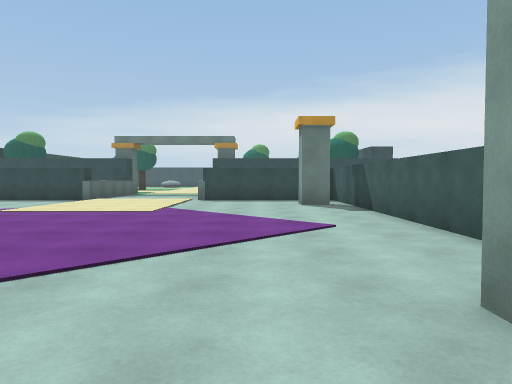
[1] (above)

20 first-person views from a walk through a Unity game level. The camera is 1.3 m above the floor, tilts 2° down and sees 70° across. The floor is counted in squares, 2 m on a side. Each view is taken from the middle of a square. On the plan, view 1 faces up. The plan holds only what a view shows up to about 11 squares ahead; the rest is blank.

[2]
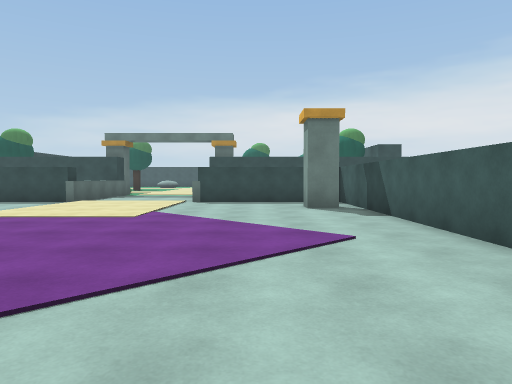

[3]
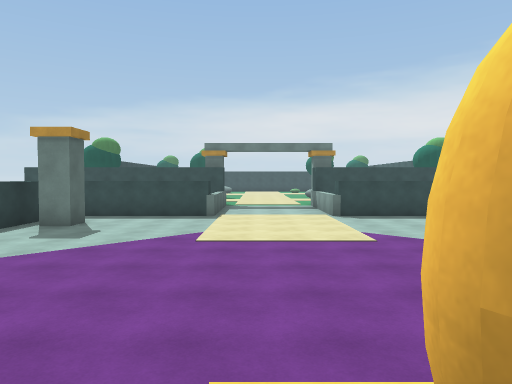

[4]
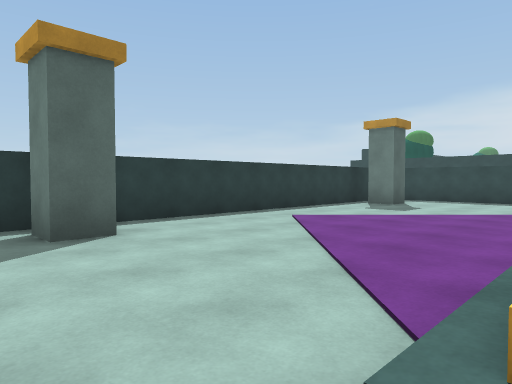

[5]
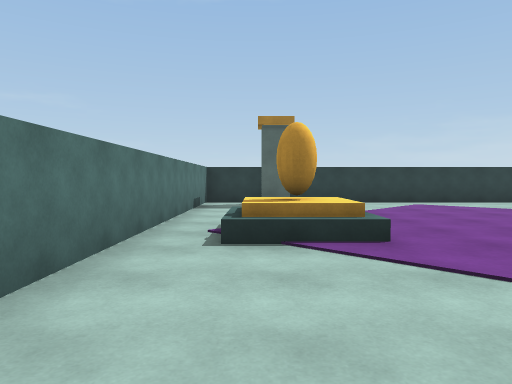

[6]
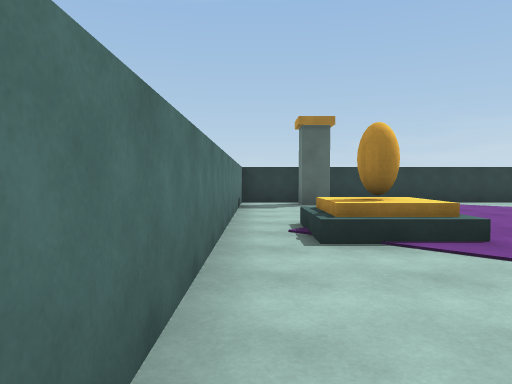

[7]
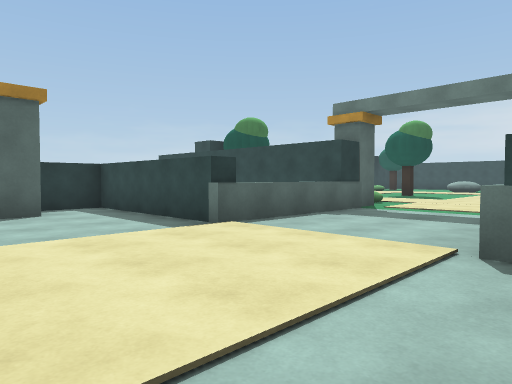

[8]
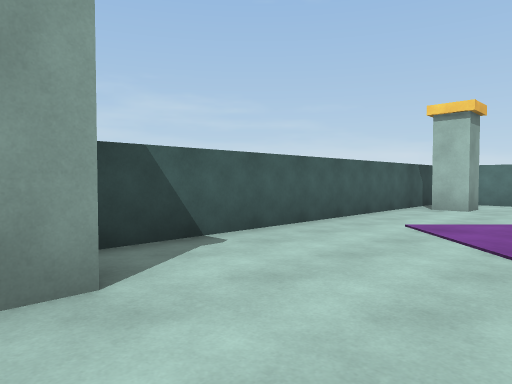

[9]
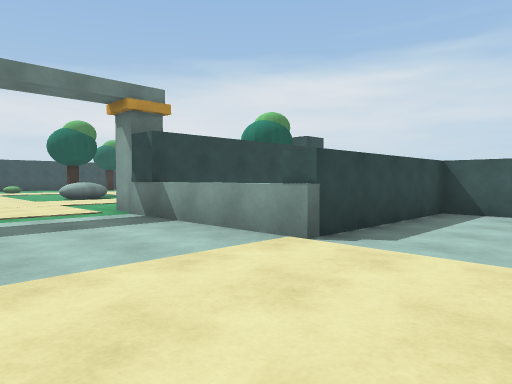

[10]
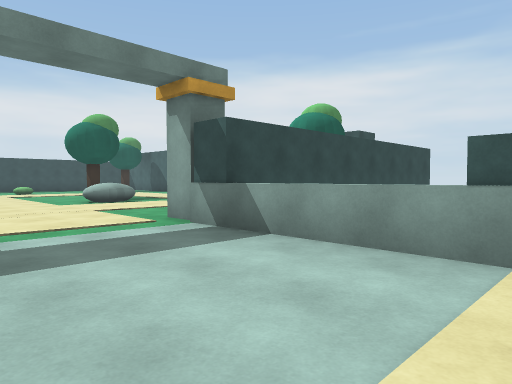

[11]
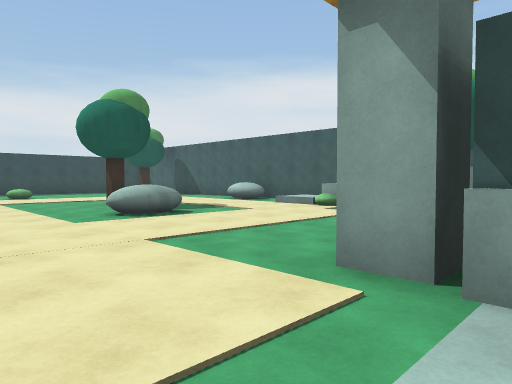

[12]
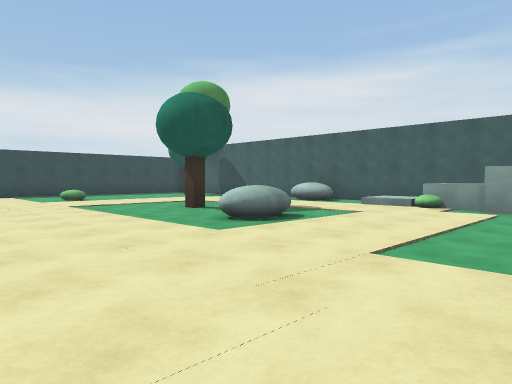

[13]
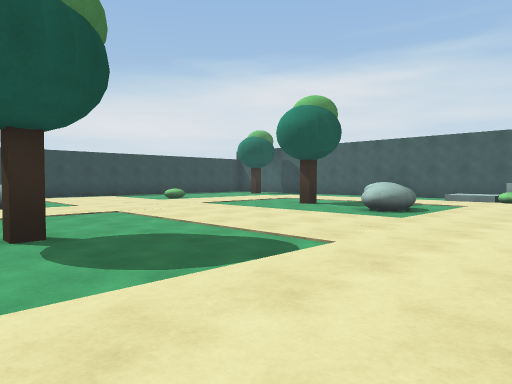

[14]
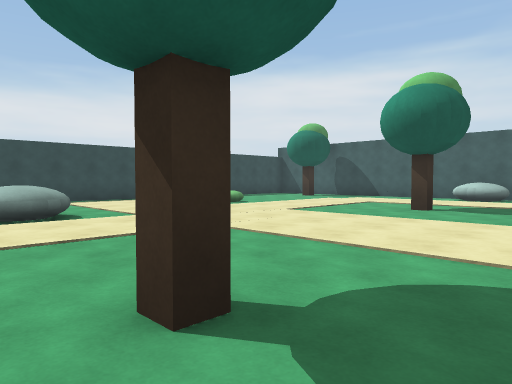

[15]
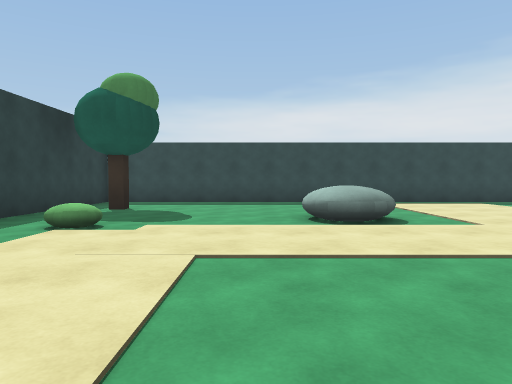

[16]
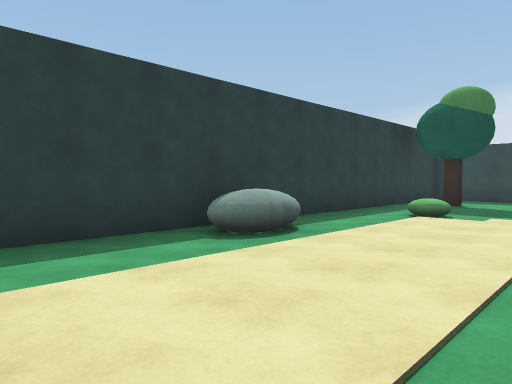

[17]
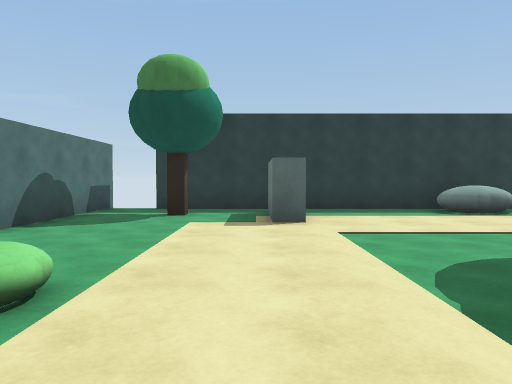

[18]
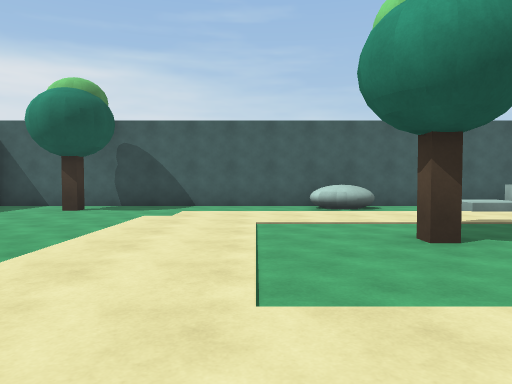

[19]
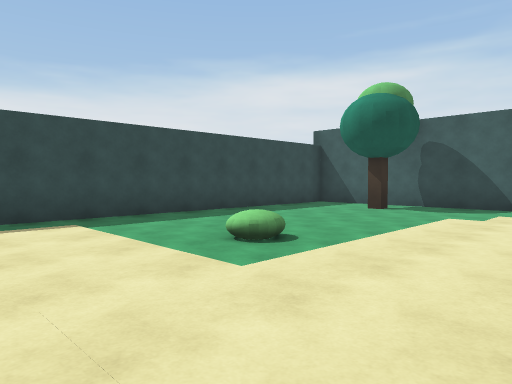

[20]
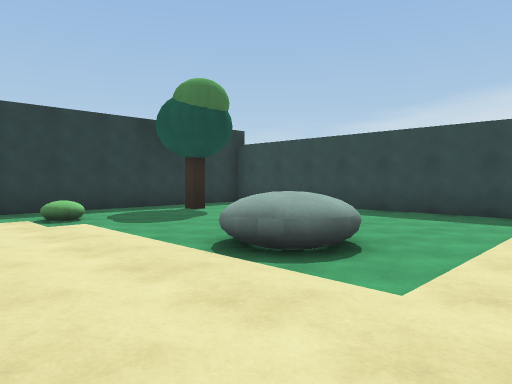

### Floor plan
Key: @ floor where view 1 was taken; # wall or solid block; x gap in a wall; . main floor; : floor 0.5 m higher than the main floor; / step, stairs or slope; ^ raised ledge; v drop or lower ground; O other object.
Columns run from 13 left of view 1 to 6 right of it. Each row starts with its distance up from view 1.
 33 ####################
 32 #..................#
 31 #..................#
 30 #.#..............#.#
 29 #.........../......#
 28 #.....^^...........#
 27 #..................#
 26 #..................#
 25 #..................#
 24 ##^..........#...^##
 23 ##^................#
 22 #.....#.....^^.....#
 21 #...........^^...:.#
 20 #.............../ O#
 19 #.##.............^ #
 18 #................#
 17 x.#...........
 16 v......O....O
 15 ########....########
 14         ....
 13         ....
 12    #####....#####
 11    #............#
 10    #............#
  9    #.O.........O#
  8    #............#
  7    #............#
  6    #............#
  5    #............#
  4    #............#
  3    #............#
  2    #.....//.....#
  1    #.O.../#....O#
  0    #.........@..#
 -1    #############

Positions as (right, up) in squares from view 1, and headings:
1: (0, 0), facing up
2: (0, 1), facing up
3: (-4, 1), facing up
4: (-4, 0), facing up-left
5: (1, 1), facing left
6: (1, 0), facing left
7: (-1, 8), facing up-left
8: (-1, 10), facing down-right
9: (-5, 9), facing up-right
10: (-5, 11), facing up-right
11: (-4, 15), facing up-right
12: (-5, 17), facing up-right
13: (-8, 18), facing up-right
14: (-8, 21), facing up-right
15: (-8, 22), facing up
16: (-8, 20), facing up-left
17: (-4, 19), facing left
18: (-4, 26), facing right
19: (-4, 26), facing up-right
20: (-4, 25), facing up-left
